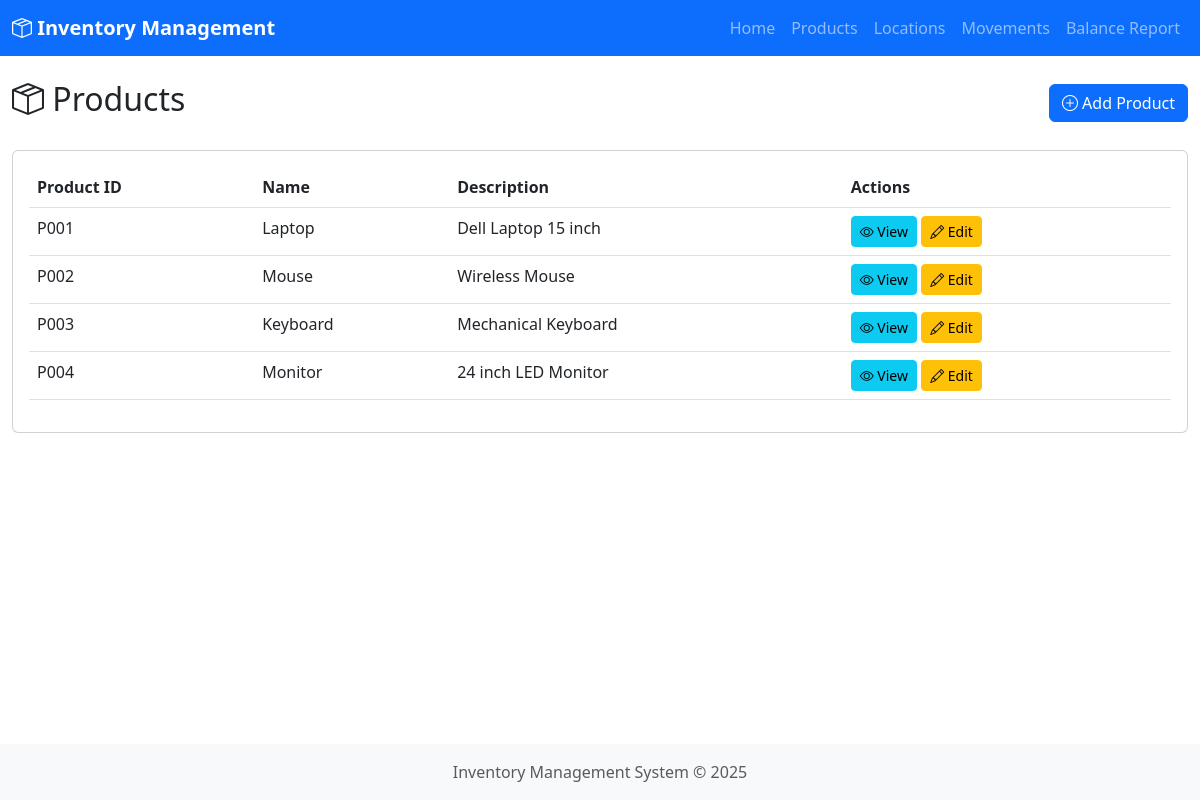
Page /products on the committed database.
### models.py (models this page shows, shortened)
class Product(db.Model):
    __tablename__ = 'product'
    product_id = db.Column(db.String(50), primary_key=True)
    name = db.Column(db.String(100), nullable=False)
    description = db.Column(db.Text)

### app.py (the view)
@app.route('/products')
def products_list():
    products = Product.query.all()
    return render_template('products_list.html', products=products)

### templates/products_list.html (shortened to what this page needs)
{% extends "base.html" %}
{% block content %}
<div class="d-flex justify-content-between align-items-center mb-4">
    <h2><i class="bi bi-box-seam"></i> Products</h2>
    <a href="{{ url_for('products_add') }}" class="btn btn-primary">
        <i class="bi bi-plus-circle"></i> Add Product
    </a>
</div>
<div class="card">
    <div class="card-body">
        <div class="table-responsive">
            <table class="table table-hover">
                <thead>
                    <tr>
                        <th>Product ID</th>
                        <th>Name</th>
                        <th>Description</th>
                        <th class="table-actions">Actions</th>
                    </tr>
                </thead>
                <tbody>
                    {% for product in products %}
                    <tr>
                        <td>{{ product.product_id }}</td>
                        <td>{{ product.name }}</td>
                        <td>{{ product.description or '-' }}</td>
                        <td class="table-actions">
                            <a href="{{ url_for('products_view', product_id=product.product_id) }}" class="btn btn-sm btn-info">
                                <i class="bi bi-eye"></i> View
                            </a>
                            <a href="{{ url_for('products_edit', product_id=product.product_id) }}" class="btn btn-sm btn-warning">
                                <i class="bi bi-pencil"></i> Edit
                            </a>
                        </td>
                    </tr>
                    {% else %}
                    <tr>
                        <td colspan="4" class="text-center">No products found</td>
                    </tr>
                    {% endfor %}
                </tbody>
            </table>
        </div>
    </div>
</div>
{% endblock %}

### templates/base.html (style rules this page uses)
body { min-height: 100vh; display: flex; flex-direction: column; }
.table-actions { white-space: nowrap; }

### rows in the picture
Product: product_id "P001", name "Laptop", description "Dell Laptop 15 inch"
Product: product_id "P002", name "Mouse", description "Wireless Mouse"
Product: product_id "P003", name "Keyboard", description "Mechanical Keyboard"
Product: product_id "P004", name "Monitor", description "24 inch LED Monitor"
